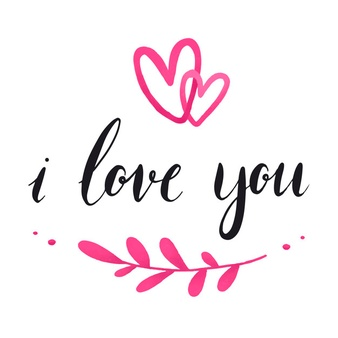
#> input picture picture.jpg, 338 x 338 px, given in place of the camera
$ python OpenCV_edgeDetection.py   (older library calls are emulated)
#> lines starting #> are read from the running program, lines starting #| are printed output that depends on the picture; after the words box and inside, x2 and y2 are one past the last pixel; in counts of white or black regions, pixels touching at a corner belong together
import cv2
import numpy as np

cap = cv2.VideoCapture(0)

while(1):

    # Take each frame
    _, frame = cap.read()
#> frame is the input picture: shape (338, 338, 3); mean B, G, R 241.1, 237.2, 246.2
    hsv = cv2.cvtColor(frame, cv2.COLOR_BGR2HSV)
#> hsv: shape (338, 338, 3); mean H, S, V 28, 11.2, 246.5

    lower_red = np.array([0,0,0])
    upper_red = np.array([255,255,255])

    mask = cv2.inRange(hsv, lower_red, upper_red)
#> mask: shape (338, 338); every value is 255
    res = cv2.bitwise_and(frame,frame, mask= mask)

    laplacian = cv2.Laplacian(frame,cv2.CV_64F)
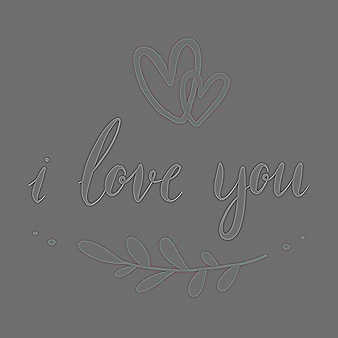
#> laplacian: shape (338, 338, 3) float64; mean B, G, R 0, 0, 0; drawn with min black and max white
    sobelx = cv2.Sobel(frame,cv2.CV_64F,1,0,ksize=5)
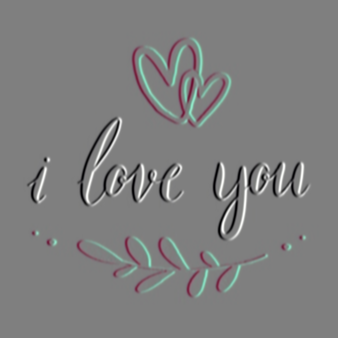
#> sobelx: shape (338, 338, 3) float64; mean B, G, R 0, 0, 0; drawn with min black and max white
    sobely = cv2.Sobel(frame,cv2.CV_64F,0,1,ksize=5)
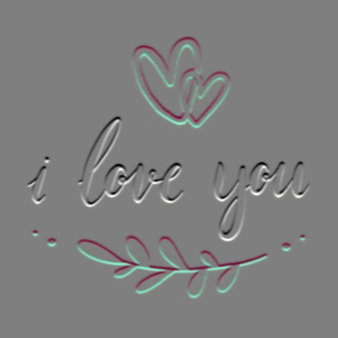
#> sobely: shape (338, 338, 3) float64; mean B, G, R 0, 0, 0; drawn with min black and max white

    edges = cv2.Canny(frame,100,100)
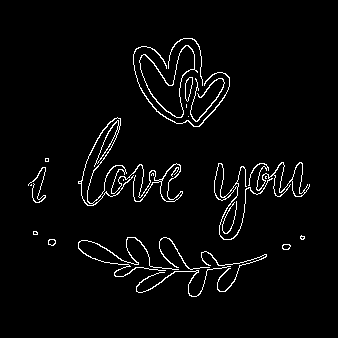
#> edges: shape (338, 338); 3.3% white in thin lines or dots, all inside (x1, y1, x2, y2) = (28, 38, 310, 297)
    cv2.imshow('Edges',edges)

    cv2.imshow('Original',frame)
    #cv2.imshow('Mask',mask)
    cv2.imshow('laplacian',laplacian)
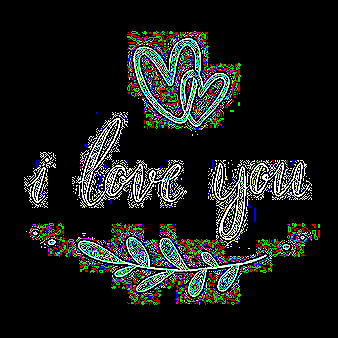
#> window 'laplacian': shape (338, 338, 3); mean B, G, R 25.6, 28.2, 25.3
    cv2.imshow('sobelx',sobelx)
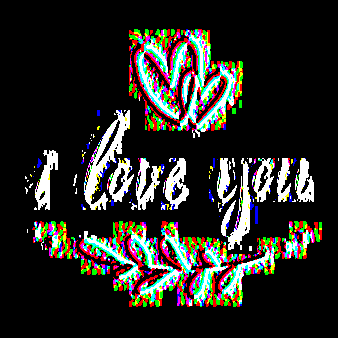
#> window 'sobelx': shape (338, 338, 3); mean B, G, R 36.8, 40.9, 41.7
    cv2.imshow('sobely',sobely)
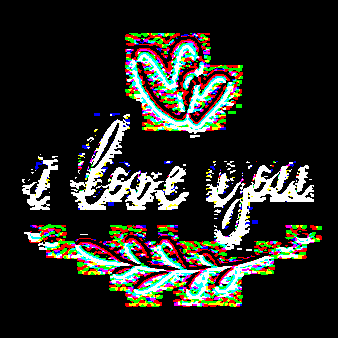
#> window 'sobely': shape (338, 338, 3); mean B, G, R 36.9, 41.7, 41.6

    if  cv2.waitKey(5) & 0xFF == ord('q'):
#> (key q is pressed here)
        break

cv2.destroyAllWindows()
cap.release()
